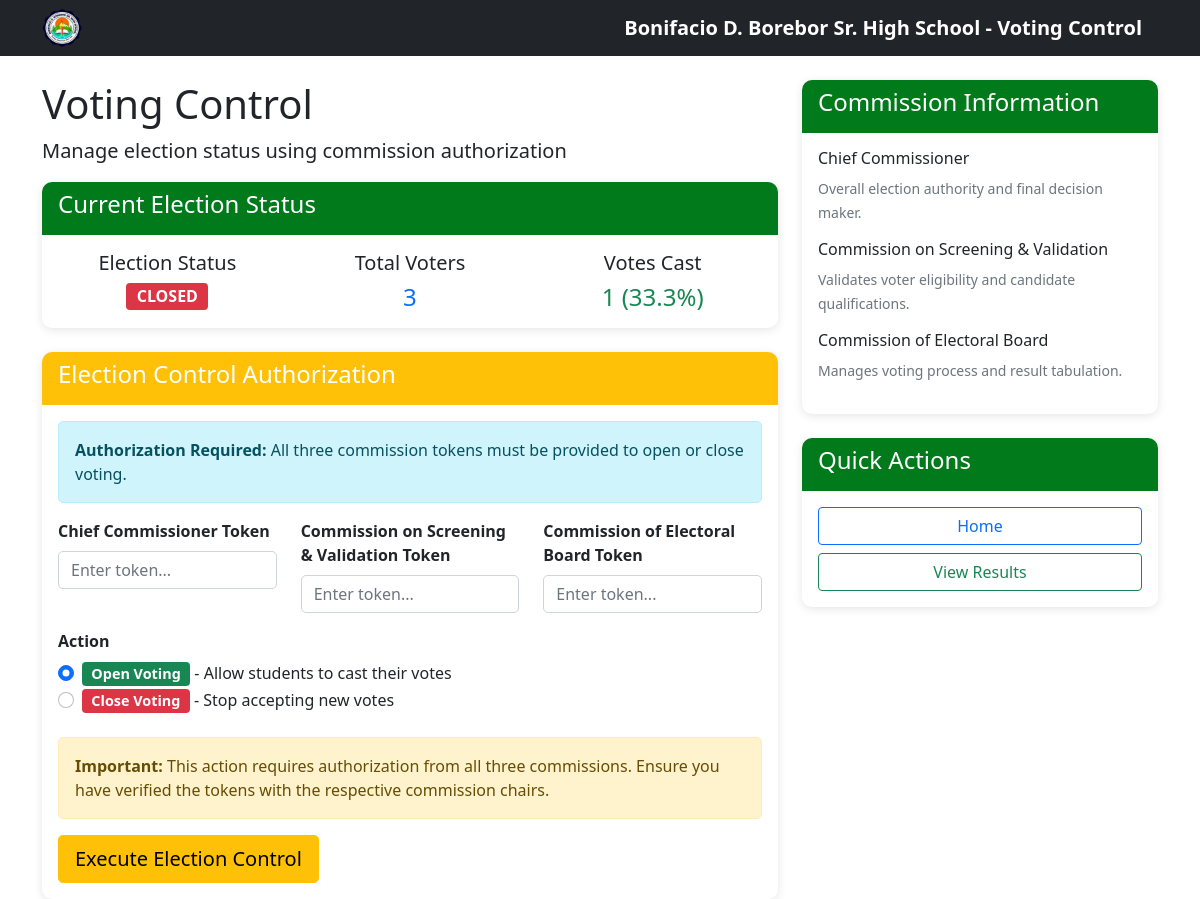
The app's page /voting_control.php with its own data.
### tables this page shows
CREATE TABLE school_info (
            id INTEGER PRIMARY KEY AUTOINCREMENT,
            school_name TEXT NOT NULL DEFAULT 'Supreme Secondary Learner Government',
            school_address TEXT,
            school_logo TEXT,
            contact_email TEXT,
            contact_phone TEXT,
            created_at TEXT DEFAULT CURRENT_TIMESTAMP,
            updated_at TEXT DEFAULT CURRENT_TIMESTAMP
        , school_id_no TEXT DEFAULT NULL, principal_name TEXT DEFAULT NULL, logo_path TEXT);

CREATE TABLE election_settings (
            id INTEGER PRIMARY KEY AUTOINCREMENT,
            election_name TEXT NOT NULL DEFAULT 'SSLG Election',
            election_token TEXT,
            is_open INTEGER NOT NULL DEFAULT 0,
            start_date TEXT,
            end_date TEXT,
            created_at TEXT DEFAULT CURRENT_TIMESTAMP,
            updated_at TEXT DEFAULT CURRENT_TIMESTAMP
        , logo_path TEXT, theme_color TEXT DEFAULT '#343a40', allowed_ips TEXT, chief_commissioner_token TEXT, screening_validation_token TEXT, electoral_board_token TEXT, require_open_tokens INTEGER NOT NULL DEFAULT 0);

### voting_control.php (the view, shortened to what this page needs)
<?php
$db = getDBConnection();
$election = $db->query("SELECT * FROM election_settings ORDER BY id DESC LIMIT 1")->fetch();
$total_voters = $db->query("SELECT COUNT(*) FROM users WHERE role = 'voter' AND is_active = 1")->fetchColumn();
$votes_cast = $db->query("SELECT COUNT(DISTINCT voter_id) FROM votes")->fetchColumn();
$completion_rate = $total_voters > 0 ? round(($votes_cast / $total_voters) * 100, 1) : 0;
$school_stmt = $db->query("SELECT school_name, logo_path FROM school_info LIMIT 1");
$school_info = $school_stmt ? $school_stmt->fetch() : null;
$school_name = $school_info['school_name'] ?? APP_NAME;
$school_logo_path = $school_info['logo_path'] ?? 'admin/assets/images/logo_1770187955.png';
?>
<!DOCTYPE html>
<html lang="en">
<head>
    <link href="https://cdn.jsdelivr.net/npm/bootstrap@5.1.3/dist/css/bootstrap.min.css" rel="stylesheet">
    <link href="assets/css/style.css" rel="stylesheet">
</head>
<body>
    <nav class="navbar navbar-expand-lg navbar-dark bg-dark">
        <div class="container">
            <?php if ($school_logo_path): ?>
                <img src="<?php echo htmlspecialchars($school_logo_path); ?>" alt="School Logo" class="navbar-logo">
            <?php endif; ?>
            <a class="navbar-brand" href="index.php"><?php echo $school_name; ?> - Voting Control</a>
        </div>
    </nav>
    <div class="container mt-4">
        <div class="row">
            <div class="col-lg-8">
                <h1>Voting Control</h1>
                <p class="lead">Manage election status using commission authorization</p>
                <div class="card mb-4">
                    <div class="card-header">
                        <h4>Current Election Status</h4>
                    </div>
                    <div class="card-body">
                        <div class="row">
                            <div class="col-md-4">
                                <div class="text-center">
                                    <h5>Election Status</h5>
                                    <span class="badge fs-6 <?php echo $election['is_open'] ? 'bg-success' : 'bg-danger'; ?>">
                                        <?php echo $election['is_open'] ? 'OPEN' : 'CLOSED'; ?>
                                    </span>
                                </div>
                            </div>
                            <div class="col-md-4">
                                <div class="text-center">
                                    <h5>Total Voters</h5>
                                    <span class="h4 text-primary"><?php echo $total_voters; ?></span>
                                </div>
                            </div>
                            <div class="col-md-4">
                                <div class="text-center">
                                    <h5>Votes Cast</h5>
                                    <span class="h4 text-success"><?php echo $votes_cast; ?> (<?php echo $completion_rate; ?>%)</span>
                                </div>
                            </div>
                        </div>
                    </div>
                </div>
                <div class="card">
                    <div class="card-header bg-warning">
                        <h4>Election Control Authorization</h4>
                    </div>
                    <div class="card-body">
                        <div class="alert alert-info">
                            <strong>Authorization Required:</strong> All three commission tokens must be provided to open or close voting.
                        </div>
                        <form method="POST" action="">
                            <div class="row">
                                <div class="col-md-4 mb-3">
                                    <label for="chief_token" class="form-label">
                                        <strong>Chief Commissioner Token</strong>
                                    </label>
                                    <input type="password" class="form-control" id="chief_token" name="chief_token" required placeholder="Enter token...">
                                </div>
                                <div class="col-md-4 mb-3">
                                    <label for="screening_token" class="form-label">
                                        <strong>Commission on Screening & Validation Token</strong>
                                    </label>
                                    <input type="password" class="form-control" id="screening_token" name="screening_token" required placeholder="Enter token...">
                                </div>
                                <div class="col-md-4 mb-3">
                                    <label for="electoral_token" class="form-label">
                                        <strong>Commission of Electoral Board Token</strong>
                                    </label>
                                    <input type="password" class="form-control" id="electoral_token" name="electoral_token" required placeholder="Enter token...">
                                </div>
                            </div>
                            <div class="mb-4">
                                <label class="form-label"><strong>Action</strong></label>
                                <div class="form-check">
                                    <input class="form-check-input" type="radio" name="action" id="action_open" value="open" <?php echo (!$election['is_open']) ? 'checked' : ''; ?>>
                                    <label class="form-check-label" for="action_open">
                                        <span class="badge bg-success">Open Voting</span> - Allow students to cast their votes
                                    </label>
                                </div>
                                <div class="form-check">
                                    <input class="form-check-input" type="radio" name="action" id="action_close" value="close" <?php echo $election['is_open'] ? 'checked' : ''; ?>>
                                    <label class="form-check-label" for="action_close">
                                        <span class="badge bg-danger">Close Voting</span> - Stop accepting new votes
                                    </label>
                                </div>
                            </div>
                            <div class="alert alert-warning">
                                <strong>Important:</strong> This action requires authorization from all three commissions. Ensure you have verified the tokens with the respective commission chairs.
                            </div>
                            <button type="submit" class="btn btn-warning btn-lg">
                                <i class="bi bi-shield-check"></i> Execute Election Control
                            </button>
                        </form>
                    </div>
                </div>
            </div>
            <div class="col-lg-4">
                <div class="card mb-4">
                    <div class="card-header">
                        <h4>Commission Information</h4>
                    </div>
                    <div class="card-body">
                        <div class="mb-3">
                            <h6><i class="bi bi-person-badge text-primary"></i> Chief Commissioner</h6>
                            <small class="text-muted">Overall election authority and final decision maker.</small>
                        </div>
                        <div class="mb-3">
                            <h6><i class="bi bi-search text-success"></i> Commission on Screening & Validation</h6>
                            <small class="text-muted">Validates voter eligibility and candidate qualifications.</small>
                        </div>
                        <div class="mb-3">
                            <h6><i class="bi bi-bar-chart text-info"></i> Commission of Electoral Board</h6>
                            <small class="text-muted">Manages voting process and result tabulation.</small>
                        </div>
                    </div>
                </div>
                <div class="card">
                    <div class="card-header">
                        <h4>Quick Actions</h4>
                    </div>
                    <div class="card-body">
                        <div class="d-grid gap-2">
                            <a href="index.php" class="btn btn-outline-primary">Home</a>
                            <a href="results.php" class="btn btn-outline-success">View Results</a>
                        </div>
                    </div>
                </div>
            </div>
        </div>
    </div>
</body>
</html>

### assets/css/style.css (style rules this page uses)
body { font-family: 'Segoe UI', Tahoma, Geneva, Verdana, sans-serif; background-color: #fff; }
.navbar-brand { font-weight: bold; }
.card { border: none; border-radius: 10px; box-shadow: 0 2px 10px rgba(0, 0, 0, 0.1); }
.card-header { background-color: #007a1b; color: #fff; border-radius: 10px 10px 0 0 !important; border: none; }
.form-control { border-radius: 5px; border: 1px solid #ced4da; }
.alert { border-radius: 5px; }
.badge { font-size: 0.9em; }

### voting_control.php (style rules this page uses)
.navbar-logo { max-height: 40px; margin-right: 15px; object-fit: contain; }

### records on screen
school_info: school_name "Bonifacio D. Borebor Sr. High School"
election_settings: is_open "☑ Open Voting - Allow students t", is_open "☐ Close Voting - Stop accepting"

### other values on screen
$total_voters "3"
$votes_cast "1"
$completion_rate "33.3"
